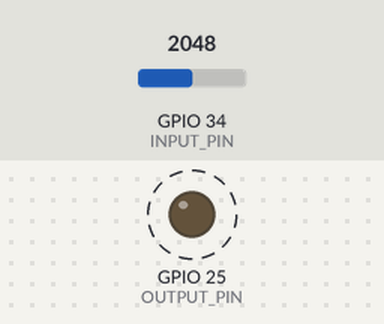
Simulated run of this sketch. Board: ESP32. On the bench: output pins drawn as LEDs (lit = HIGH). Dashed ring = blinking. The inputs (shaded band) are chosen by the test bench; at power-on: GPIO 34 (INPUT_PIN) = 2048 (analog values on the 0–4095 scale). What the sketch prints to the serial monitor is not drawn.

Above: at 1.2 s.
Timing chart, 0 to 4.0 s (numbered marks = the images above):
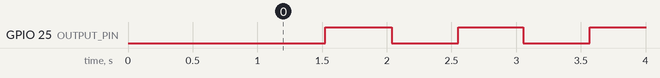

The sketch:

sketch_oct21a.ino
```cpp
#include <Arduino.h>
#include "esp_timer.h"

const int OUTPUT_PIN = 25;
const int INPUT_PIN  = 34;

uint32_t sequenceNumber = 0;
uint32_t lastHello = 0;
uint32_t lastToggle = 0;
bool outputHigh = false;

void sendHello() {
  Serial.println(
    "{\"type\":\"hello\",\"protocol\":1,"
    "\"device\":\"ESP32 Square Wave\","
    "\"channels\":[{\"name\":\"GPIO34\",\"unit\":\"V\"}]}"
  );
}

void setup() {
  Serial.begin(115200);

  pinMode(OUTPUT_PIN, OUTPUT);
  digitalWrite(OUTPUT_PIN, LOW);

  pinMode(INPUT_PIN, INPUT);
  analogReadResolution(12);
  analogSetPinAttenuation(INPUT_PIN, ADC_11db);

  delay(1000);

  sendHello();
  lastHello = millis();
  lastToggle = millis();
}

void loop() {
  uint32_t now = millis();

  // Toggle every 500 ms: approximately 1 Hz square wave.
  if (now - lastToggle >= 500) {
    lastToggle = now;
    outputHigh = !outputHigh;
    digitalWrite(OUTPUT_PIN, outputHigh);
  }

  // Repeat identification so Python can connect at any time.
  if (now - lastHello >= 2000) {
    sendHello();
    lastHello = now;
  }

  // Measure the physical signal at the potentiometer wiper.
  int64_t sampleTimeUs = esp_timer_get_time();
  float voltage = analogReadMilliVolts(INPUT_PIN) / 1000.0f;

  Serial.printf(
    "{\"type\":\"samples\",\"seq\":%lu,"
    "\"times\":[%.6f],\"values\":[[%.3f]]}\n",
    (unsigned long)sequenceNumber++,
    sampleTimeUs / 1000000.0,
    voltage
  );

  delay(20);  // Approximately 50 measurements per second.
}
```

Measured:
- by itself, GPIO 25 (OUTPUT_PIN): alternates HIGH for 0.52 s and LOW for 0.52 s
